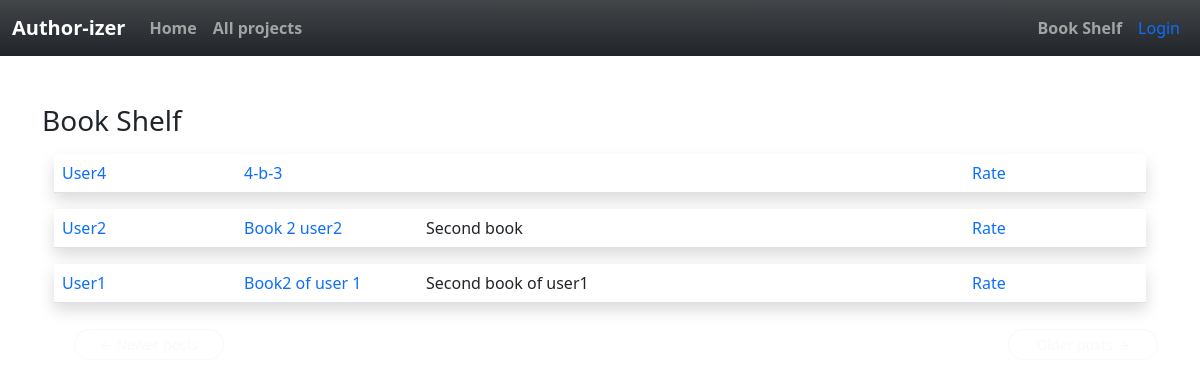
Page /completed on the committed database.
### app/models.py (models this page shows, shortened)
class SearchableMixin(object):
    @classmethod
    def search(cls, expression, page, per_page):
        ids, total = query_index(cls.__tablename__, expression, page, per_page)
        if total == 0:
            return cls.query.filter_by(id=0), 0
        when = []
        for i in range(len(ids)):
            when.append((ids[i], i))
        return cls.query.filter(cls.id.in_(ids)).order_by(
            db.case(when, value=cls.id)), total

class Post(SearchableMixin, db.Model):
    __searchable__ = ['body']
    id = db.Column(db.Integer, primary_key=True)
    body = db.Column(db.Text)
    title= db.Column(db.String(140))
    subtitle=db.Column(db.String(200))
    timestamp = db.Column(db.DateTime, index=True, default=datetime.utcnow)
    user_id = db.Column(db.Integer, db.ForeignKey('user.id', ondelete="CASCADE"))
    contributes = db.relationship('Contribute', backref='contrib', lazy='dynamic')
    completed= db.Column(db.Boolean, default=False)

class User(UserMixin, db.Model):
    id = db.Column(db.Integer, primary_key=True )
    username = db.Column(db.String(64), index=True, unique=True)
    email = db.Column(db.String(120), index=True, unique=True)
    password_hash = db.Column(db.String(128))
    posts = db.relationship('Post', backref='author', lazy='dynamic')
    about_me = db.Column(db.String(140))
    last_seen = db.Column(db.DateTime, default=datetime.utcnow)
    followed = db.relationship(
        'User', secondary=followers,
        primaryjoin=(followers.c.follower_id == id),
        secondaryjoin=(followers.c.followed_id == id),
        backref=db.backref('followers', lazy='dynamic'), lazy='dynamic')

### app/routes.py (the view)
@app.route('/completed')
def completed():
    books=Post.query.order_by(Post.timestamp.desc())
    page = request.args.get('page', 1, type=int)
    posts = books.paginate(
        page, app.config['POSTS_PER_PAGE'], False)
    next_url = url_for('explore', page=posts.next_num) \
        if posts.has_next else None
    prev_url = url_for('explore', page=posts.prev_num) \
        if posts.has_prev else None
    return render_template('completed.html', user=user, posts=posts.items,
                           next_url=next_url, prev_url=prev_url)

### app/routes.py (called while the page is built)
@app.before_request
def before_request():
    if current_user.is_authenticated:
        current_user.last_seen = datetime.utcnow()
        db.session.commit()
        g.search_form = SearchForm()

### app/templates/completed.html
{% extends "base.html" %}
{% import 'bootstrap/form.html' as wtf %}
{% block app_content %}
<h3>Book Shelf</h3>
{% for post in posts %}
{%if post.completed==1 %}
        {% include '_post.html' %}
{%endif%}
{% endfor %}
<nav aria-label="...">
    <ul class="pager">
        <li class="btn-sm rounded-pill btn-outline-secondary{% if not prev_url %} btn btn-outline-light{% endif %}">
            <a type="button" class="btn-outline-light text-decoration-none" href="{{ prev_url or '#' }}">
                <span aria-hidden="true">&larr;</span> Newer posts
            </a>
        </li>
        <li class="btn-sm rounded-pill btn-outline-secondary{% if not next_url %} btn btn-outline-light{% endif %} float-end">
            <a type="button" class="btn-outline-light text-decoration-none" href="{{ next_url or '#' }}">
                Older posts <span aria-hidden="true">&rarr;</span>
            </a>
        </li>
    </ul>
</nav>
{% endblock %}

### app/templates/_post.html (shortened to what this page needs)
<div class="container mt-3 ">
<table class="table table-hover ">
    <tr class=' shadow p-3 mb-5 bg-body '>
        <td class=" col-sm-2  ">
            <a class= "text-decoration-none" href="{{ url_for('user', username=post.author.username) }}">
                {{ post.author.username.capitalize() }}
            </a>
        </td>
        <td class="col-sm-2">
            <a class= "text-decoration-none" href="{{ url_for('read_post', id=post.id) }}">
            {{ post.title.capitalize() }}
            </a>
        </td>
        <td class="col-sm-2 ">
            {{ post.subtitle.capitalize() }}
        </td>
        <td class="col -sm-2">
        </td>
        <td class="col-sm-2 ">
            {%if post.author.username != current_user.username and post.completed %}
            <div class="row">
                <div class="col-auto">
                    <a class= "text-decoration-none" href="{{url_for('rate' , id=post.id)}}"> Rate</a>
                </div>
            </div>
            {%endif %}
        </td>
    </tr>
</table>
</div>

### app/static/style.css (style rules this page uses)
.btn { margin-top: 10px; width:150px; }

### rows in the picture
Post: author.username "User4", title "4-b-3"
Post: author.username "User2", title "Book 2 user2", subtitle "Second book"
Post: author.username "User1", title "Book2 of user 1", subtitle "Second book of user1"
